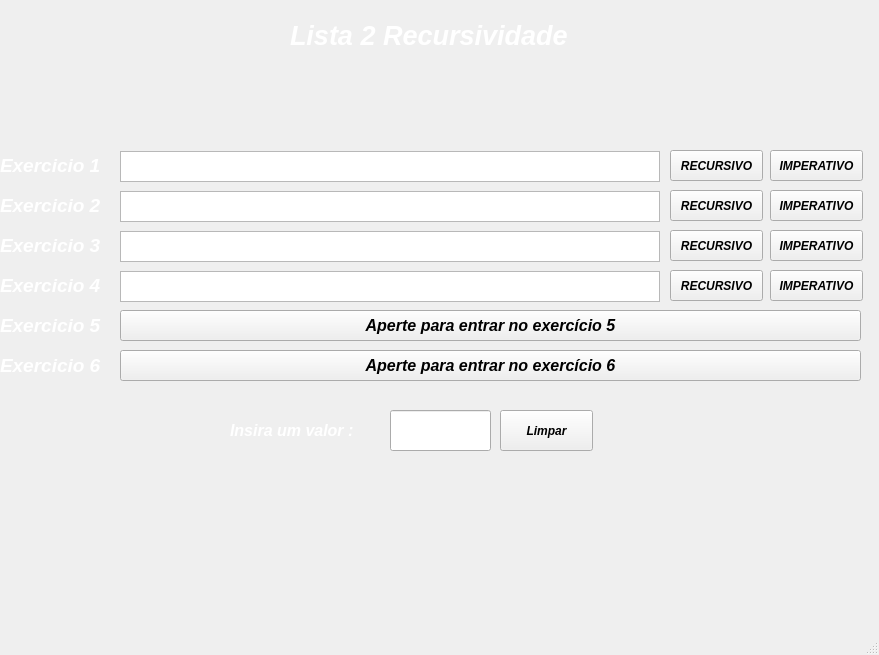
<?xml version="1.0" encoding="UTF-8"?>
<ui version="4.0">
 <class>MainWindow</class>
 <widget class="QMainWindow" name="MainWindow">
  <property name="geometry">
   <rect>
    <x>0</x>
    <y>0</y>
    <width>879</width>
    <height>655</height>
   </rect>
  </property>
  <property name="windowTitle">
   <string>MainWindow</string>
  </property>
  <widget class="QWidget" name="centralwidget">
   <widget class="QLineEdit" name="lineEdit">
    <property name="geometry">
     <rect>
      <x>390</x>
      <y>410</y>
      <width>101</width>
      <height>41</height>
     </rect>
    </property>
   </widget>
   <widget class="QTextEdit" name="textEdit1">
    <property name="geometry">
     <rect>
      <x>120</x>
      <y>151</y>
      <width>540</width>
      <height>31</height>
     </rect>
    </property>
   </widget>
   <widget class="QLabel" name="label_8">
    <property name="geometry">
     <rect>
      <x>290</x>
      <y>10</y>
      <width>331</width>
      <height>51</height>
     </rect>
    </property>
    <property name="font">
     <font>
      <italic>true</italic>
      <bold>true</bold>
     </font>
    </property>
    <property name="text">
     <string>&lt;html&gt;&lt;head/&gt;&lt;body&gt;&lt;p&gt;&lt;span style=&quot; font-size:20pt; color:#ffffff;&quot;&gt;Lista 2 Recursividade&lt;/span&gt;&lt;/p&gt;&lt;/body&gt;&lt;/html&gt;</string>
    </property>
   </widget>
   <widget class="QPushButton" name="pushButtonCalcularSomaCubosFor">
    <property name="geometry">
     <rect>
      <x>770</x>
      <y>150</y>
      <width>93</width>
      <height>31</height>
     </rect>
    </property>
    <property name="font">
     <font>
      <italic>true</italic>
      <bold>true</bold>
     </font>
    </property>
    <property name="text">
     <string>IMPERATIVO</string>
    </property>
   </widget>
   <widget class="QTextEdit" name="textEdit2">
    <property name="geometry">
     <rect>
      <x>120</x>
      <y>191</y>
      <width>540</width>
      <height>31</height>
     </rect>
    </property>
   </widget>
   <widget class="QPushButton" name="pushButtonNumerosDecrescenteRecursivo">
    <property name="geometry">
     <rect>
      <x>670</x>
      <y>190</y>
      <width>93</width>
      <height>31</height>
     </rect>
    </property>
    <property name="font">
     <font>
      <italic>true</italic>
      <bold>true</bold>
     </font>
    </property>
    <property name="text">
     <string>RECURSIVO</string>
    </property>
   </widget>
   <widget class="QPushButton" name="pushButtonNumerosDecrescenteFor">
    <property name="geometry">
     <rect>
      <x>770</x>
      <y>190</y>
      <width>93</width>
      <height>31</height>
     </rect>
    </property>
    <property name="font">
     <font>
      <italic>true</italic>
      <bold>true</bold>
     </font>
    </property>
    <property name="text">
     <string>IMPERATIVO</string>
    </property>
   </widget>
   <widget class="QLabel" name="label_3">
    <property name="geometry">
     <rect>
      <x>0</x>
      <y>190</y>
      <width>121</width>
      <height>31</height>
     </rect>
    </property>
    <property name="font">
     <font>
      <italic>true</italic>
      <bold>true</bold>
     </font>
    </property>
    <property name="text">
     <string>&lt;html&gt;&lt;head/&gt;&lt;body&gt;&lt;p&gt;&lt;span style=&quot; font-size:14pt; font-style:italic; color:#ffffff;&quot;&gt;Exercicio 2&lt;/span&gt;&lt;/p&gt;&lt;/body&gt;&lt;/html&gt;</string>
    </property>
   </widget>
   <widget class="QTextEdit" name="textEdit3">
    <property name="geometry">
     <rect>
      <x>120</x>
      <y>231</y>
      <width>540</width>
      <height>31</height>
     </rect>
    </property>
   </widget>
   <widget class="QLabel" name="label_4">
    <property name="geometry">
     <rect>
      <x>0</x>
      <y>230</y>
      <width>121</width>
      <height>31</height>
     </rect>
    </property>
    <property name="font">
     <font>
      <italic>true</italic>
      <bold>true</bold>
     </font>
    </property>
    <property name="text">
     <string>&lt;html&gt;&lt;head/&gt;&lt;body&gt;&lt;p&gt;&lt;span style=&quot; font-size:14pt; font-style:italic; color:#ffffff;&quot;&gt;Exercicio 3&lt;/span&gt;&lt;/p&gt;&lt;/body&gt;&lt;/html&gt;</string>
    </property>
   </widget>
   <widget class="QPushButton" name="pushButtonFindSmallestRecursive">
    <property name="geometry">
     <rect>
      <x>670</x>
      <y>230</y>
      <width>93</width>
      <height>31</height>
     </rect>
    </property>
    <property name="font">
     <font>
      <italic>true</italic>
      <bold>true</bold>
     </font>
    </property>
    <property name="text">
     <string>RECURSIVO</string>
    </property>
   </widget>
   <widget class="QPushButton" name="pushButtonpushButtonFindSmallestIterative">
    <property name="geometry">
     <rect>
      <x>770</x>
      <y>230</y>
      <width>93</width>
      <height>31</height>
     </rect>
    </property>
    <property name="font">
     <font>
      <italic>true</italic>
      <bold>true</bold>
     </font>
    </property>
    <property name="text">
     <string>IMPERATIVO</string>
    </property>
   </widget>
   <widget class="QTextEdit" name="textEdit4">
    <property name="geometry">
     <rect>
      <x>120</x>
      <y>271</y>
      <width>540</width>
      <height>31</height>
     </rect>
    </property>
   </widget>
   <widget class="QLabel" name="label_5">
    <property name="geometry">
     <rect>
      <x>0</x>
      <y>270</y>
      <width>121</width>
      <height>31</height>
     </rect>
    </property>
    <property name="font">
     <font>
      <italic>true</italic>
      <bold>true</bold>
     </font>
    </property>
    <property name="text">
     <string>&lt;html&gt;&lt;head/&gt;&lt;body&gt;&lt;p&gt;&lt;span style=&quot; font-size:14pt; font-style:italic; color:#ffffff;&quot;&gt;Exercicio 4&lt;/span&gt;&lt;/p&gt;&lt;/body&gt;&lt;/html&gt;</string>
    </property>
   </widget>
   <widget class="QPushButton" name="pushButtonDecimalParaBinarioRecursivo">
    <property name="geometry">
     <rect>
      <x>670</x>
      <y>270</y>
      <width>93</width>
      <height>31</height>
     </rect>
    </property>
    <property name="font">
     <font>
      <italic>true</italic>
      <bold>true</bold>
     </font>
    </property>
    <property name="text">
     <string>RECURSIVO</string>
    </property>
   </widget>
   <widget class="QPushButton" name="pushButtonDecimalParaBinarioFor">
    <property name="geometry">
     <rect>
      <x>770</x>
      <y>270</y>
      <width>93</width>
      <height>31</height>
     </rect>
    </property>
    <property name="font">
     <font>
      <italic>true</italic>
      <bold>true</bold>
     </font>
    </property>
    <property name="text">
     <string>IMPERATIVO</string>
    </property>
   </widget>
   <widget class="QPushButton" name="pushButtonmudartelaexe5">
    <property name="geometry">
     <rect>
      <x>120</x>
      <y>310</y>
      <width>741</width>
      <height>31</height>
     </rect>
    </property>
    <property name="font">
     <font>
      <pointsize>12</pointsize>
      <italic>true</italic>
      <bold>true</bold>
     </font>
    </property>
    <property name="text">
     <string>Aperte para entrar no exercício 5</string>
    </property>
   </widget>
   <widget class="QLabel" name="label_6">
    <property name="geometry">
     <rect>
      <x>0</x>
      <y>310</y>
      <width>121</width>
      <height>31</height>
     </rect>
    </property>
    <property name="font">
     <font>
      <italic>true</italic>
      <bold>true</bold>
     </font>
    </property>
    <property name="text">
     <string>&lt;html&gt;&lt;head/&gt;&lt;body&gt;&lt;p&gt;&lt;span style=&quot; font-size:14pt; font-style:italic; color:#ffffff;&quot;&gt;Exercicio 5&lt;/span&gt;&lt;/p&gt;&lt;/body&gt;&lt;/html&gt;</string>
    </property>
   </widget>
   <widget class="QPushButton" name="pushButtonmudartelaexe6">
    <property name="geometry">
     <rect>
      <x>120</x>
      <y>350</y>
      <width>741</width>
      <height>31</height>
     </rect>
    </property>
    <property name="font">
     <font>
      <pointsize>12</pointsize>
      <italic>true</italic>
      <bold>true</bold>
     </font>
    </property>
    <property name="text">
     <string>Aperte para entrar no exercício 6</string>
    </property>
   </widget>
   <widget class="QLabel" name="label_7">
    <property name="geometry">
     <rect>
      <x>0</x>
      <y>350</y>
      <width>121</width>
      <height>31</height>
     </rect>
    </property>
    <property name="font">
     <font>
      <italic>true</italic>
      <bold>true</bold>
     </font>
    </property>
    <property name="text">
     <string>&lt;html&gt;&lt;head/&gt;&lt;body&gt;&lt;p&gt;&lt;span style=&quot; font-size:14pt; font-style:italic; color:#ffffff;&quot;&gt;Exercicio 6&lt;/span&gt;&lt;/p&gt;&lt;/body&gt;&lt;/html&gt;</string>
    </property>
   </widget>
   <widget class="QLabel" name="label">
    <property name="geometry">
     <rect>
      <x>230</x>
      <y>410</y>
      <width>161</width>
      <height>41</height>
     </rect>
    </property>
    <property name="font">
     <font>
      <italic>true</italic>
      <bold>true</bold>
     </font>
    </property>
    <property name="text">
     <string>&lt;html&gt;&lt;head/&gt;&lt;body&gt;&lt;p&gt;&lt;span style=&quot; font-size:12pt; color:#ffffff;&quot;&gt;Insira um valor :&lt;/span&gt;&lt;/p&gt;&lt;/body&gt;&lt;/html&gt;</string>
    </property>
   </widget>
   <widget class="QLabel" name="label_10">
    <property name="geometry">
     <rect>
      <x>0</x>
      <y>150</y>
      <width>111</width>
      <height>31</height>
     </rect>
    </property>
    <property name="font">
     <font>
      <bold>true</bold>
     </font>
    </property>
    <property name="text">
     <string>&lt;html&gt;&lt;head/&gt;&lt;body&gt;&lt;p&gt;&lt;span style=&quot; font-size:14pt; font-style:italic; color:#ffffff;&quot;&gt;Exercicio 1&lt;/span&gt;&lt;/p&gt;&lt;/body&gt;&lt;/html&gt;</string>
    </property>
   </widget>
   <widget class="QPushButton" name="pushButtonpushButtonCalcularSomaCubosRecursivo">
    <property name="geometry">
     <rect>
      <x>670</x>
      <y>150</y>
      <width>93</width>
      <height>31</height>
     </rect>
    </property>
    <property name="font">
     <font>
      <italic>true</italic>
      <bold>true</bold>
     </font>
    </property>
    <property name="text">
     <string>RECURSIVO</string>
    </property>
   </widget>
   <widget class="QPushButton" name="pushButtonclear">
    <property name="geometry">
     <rect>
      <x>500</x>
      <y>410</y>
      <width>93</width>
      <height>41</height>
     </rect>
    </property>
    <property name="font">
     <font>
      <italic>true</italic>
      <bold>true</bold>
     </font>
    </property>
    <property name="text">
     <string>Limpar</string>
    </property>
   </widget>
   <widget class="QLabel" name="label_2">
    <property name="geometry">
     <rect>
      <x>-10</x>
      <y>-30</y>
      <width>891</width>
      <height>671</height>
     </rect>
    </property>
    <property name="text">
     <string/>
    </property>
    <property name="pixmap">
     <pixmap>../fundoto.jpg</pixmap>
    </property>
    <property name="scaledContents">
     <bool>true</bool>
    </property>
   </widget>
   <zorder>label_2</zorder>
   <zorder>lineEdit</zorder>
   <zorder>textEdit1</zorder>
   <zorder>label_8</zorder>
   <zorder>pushButtonCalcularSomaCubosFor</zorder>
   <zorder>textEdit2</zorder>
   <zorder>pushButtonNumerosDecrescenteRecursivo</zorder>
   <zorder>pushButtonNumerosDecrescenteFor</zorder>
   <zorder>label_3</zorder>
   <zorder>textEdit3</zorder>
   <zorder>label_4</zorder>
   <zorder>pushButtonFindSmallestRecursive</zorder>
   <zorder>pushButtonpushButtonFindSmallestIterative</zorder>
   <zorder>textEdit4</zorder>
   <zorder>label_5</zorder>
   <zorder>pushButtonDecimalParaBinarioRecursivo</zorder>
   <zorder>pushButtonDecimalParaBinarioFor</zorder>
   <zorder>pushButtonmudartelaexe5</zorder>
   <zorder>label_6</zorder>
   <zorder>pushButtonmudartelaexe6</zorder>
   <zorder>label_7</zorder>
   <zorder>label</zorder>
   <zorder>label_10</zorder>
   <zorder>pushButtonpushButtonCalcularSomaCubosRecursivo</zorder>
   <zorder>pushButtonclear</zorder>
  </widget>
  <widget class="QMenuBar" name="menubar">
   <property name="geometry">
    <rect>
     <x>0</x>
     <y>0</y>
     <width>879</width>
     <height>25</height>
    </rect>
   </property>
  </widget>
  <widget class="QStatusBar" name="statusbar"/>
 </widget>
 <resources/>
 <connections/>
</ui>
